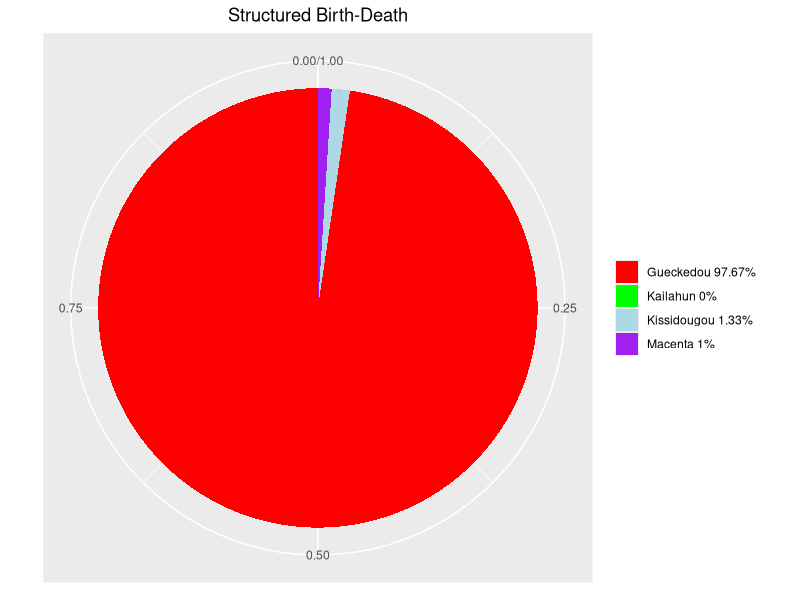
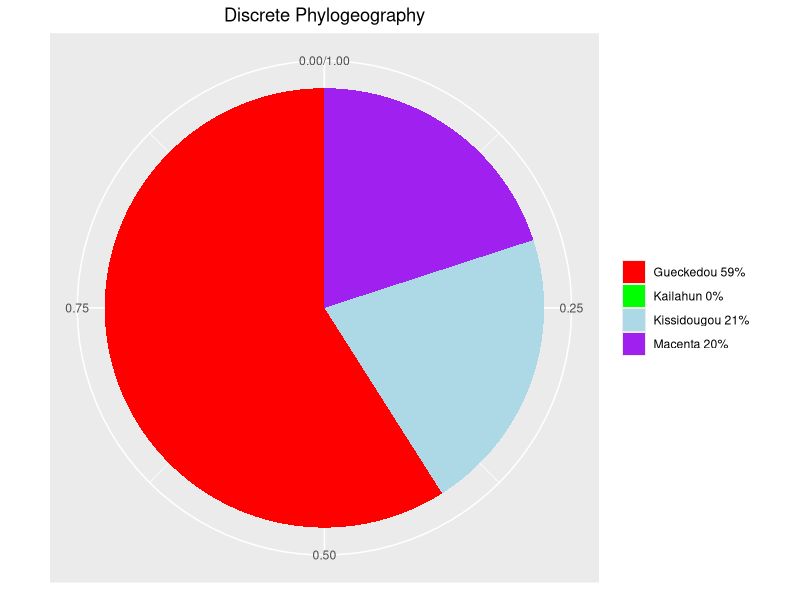
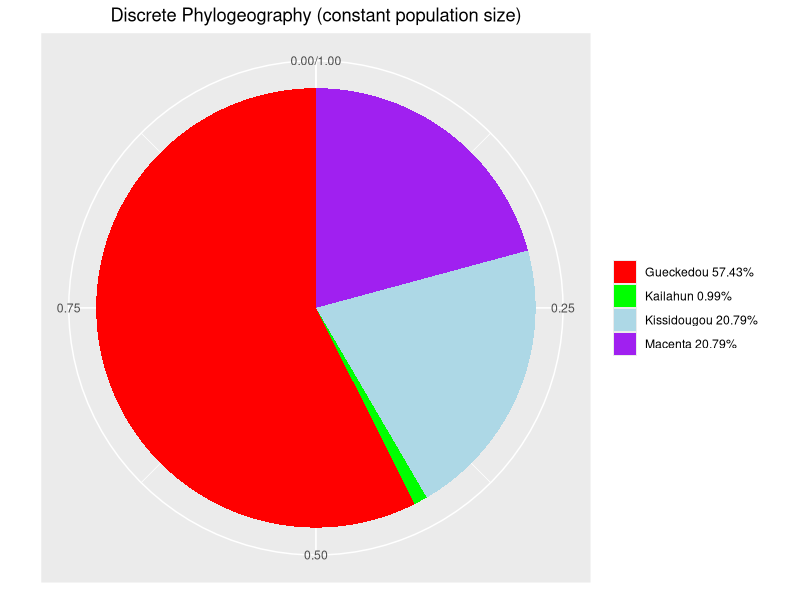
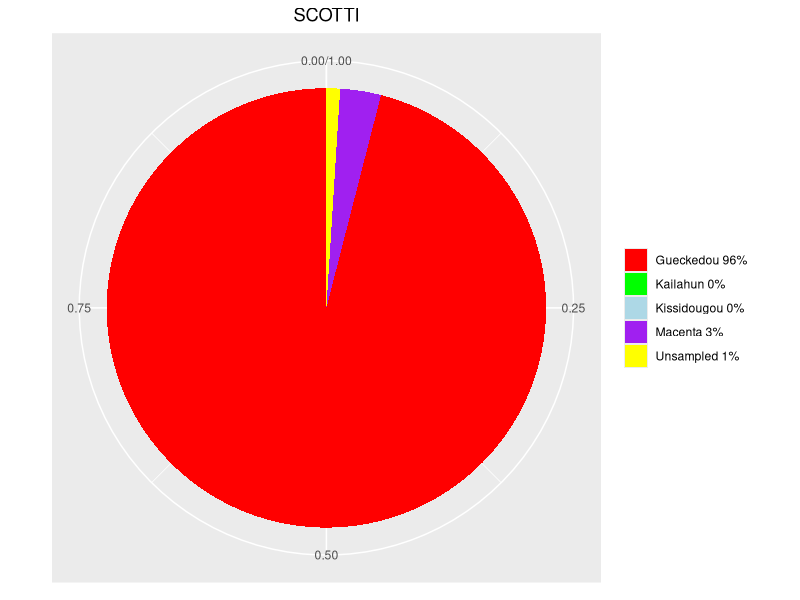

Reproduce these figures in R, in order.
# Pie Chart with Percentages
library(ggplot2)

# Structured Birth-Death
kissidougou =  0.0133
gueckedou =  0.9767
macenta =  0.01
kailahun = 0
slices <- c(kissidougou, gueckedou, macenta, kailahun) 
lbls <- c("Kissidougou", "Gueckedou", "Macenta", "Kailahun")
cols <- c("red", "green", "light blue", "purple")

# pct <- round(slices/sum(slices)*100)
# lbls <- paste(lbls, pct) # add percents to labels 
# lbls <- paste(lbls,"%",sep="") # ad % to labels 
# pie(slices,labels = lbls, col=cols, main="Structured Birth-Death", radius = 1, cex = 0.3)


df <- data.frame(
  group = c("Kissidougou 1.33%", "Gueckedou 97.67%", "Macenta 1%", "Kailahun 0%"),
  value = c(kissidougou, gueckedou, macenta, kailahun)
)
# Barplot
bp <- ggplot(df, aes(x="", y=value, fill=group)) +
      geom_bar(width = 1, stat = "identity") + 
      #guides(fill=guide_legend(title=NULL)) + 
      theme(legend.title=element_blank(),
            plot.title = element_text(hjust = 0.5),
            axis.title.x=element_blank(),
            axis.ticks.x=element_blank(), 
            axis.title.y=element_blank(),
            axis.ticks.y=element_blank()) +
      ggtitle("Structured Birth-Death")
pie <- bp + coord_polar("y", start=0) + scale_fill_manual(values=cols) 
pie

# Discrete Phylogeography
kissidougou =  0.21
gueckedou =  0.59
macenta =  0.2
kailahun = 0

slices <- c(kissidougou, gueckedou, macenta, kailahun) 
lbls <- c("Kissidougou", "Gueckedou", "Macenta", "Kailahun")
cols <- c("red", "green", "light blue", "purple")

df <- data.frame(
  group = c("Kissidougou 21%", "Gueckedou 59%", "Macenta 20%", "Kailahun 0%"),
  value = c(kissidougou, gueckedou, macenta, kailahun)
)
# Barplot
bp <- ggplot(df, aes(x="", y=value, fill=group)) +
  geom_bar(width = 1, stat = "identity") + 
  #guides(fill=guide_legend(title=NULL)) + 
  theme(legend.title=element_blank(),
        plot.title = element_text(hjust = 0.5),
        axis.title.x=element_blank(),
        axis.ticks.x=element_blank(), 
        axis.title.y=element_blank(),
        axis.ticks.y=element_blank()) +
  ggtitle("Discrete Phylogeography")
pie <- bp + coord_polar("y", start=0) + scale_fill_manual(values=cols) 
pie

# Discrete Phylogeography constant
kissidougou =  0.2079
gueckedou =  0.5743
macenta =  0.2079
kailahun = 0.0099

slices <- c(kissidougou, gueckedou, macenta, kailahun) 
lbls <- c("Kissidougou", "Gueckedou", "Macenta", "Kailahun")
cols <- c("red", "green", "light blue", "purple")

df <- data.frame(
  group = c("Kissidougou 20.79%", "Gueckedou 57.43%", "Macenta 20.79%", "Kailahun 0.99%"),
  value = c(kissidougou, gueckedou, macenta, kailahun)
)
# Barplot
bp <- ggplot(df, aes(x="", y=value, fill=group)) +
  geom_bar(width = 1, stat = "identity") + 
  #guides(fill=guide_legend(title=NULL)) + 
  theme(legend.title=element_blank(),
        plot.title = element_text(hjust = 0.5),
        axis.title.x=element_blank(),
        axis.ticks.x=element_blank(), 
        axis.title.y=element_blank(),
        axis.ticks.y=element_blank()) +
  ggtitle("Discrete Phylogeography (constant population size)")
pie <- bp + coord_polar("y", start=0) + scale_fill_manual(values=cols) 
pie

# Scotti
kissidougou =  0
gueckedou =  0.96
macenta =  0.03
kailahun = 0
unsampled = 0.01

slices <- c(kissidougou, gueckedou, macenta, kailahun, unsampled) 
lbls <- c("Kissidougou", "Gueckedou", "Macenta", "Kailahun", "Unsampled")
cols <- c("red", "green", "light blue", "purple", "yellow")

df <- data.frame(
  group = c("Kissidougou 0%", "Gueckedou 96%", "Macenta 3%", "Kailahun 0%", "Unsampled 1%"),
  value = c(kissidougou, gueckedou, macenta, kailahun, unsampled)
)
# Barplot
bp <- ggplot(df, aes(x="", y=value, fill=group)) +
  geom_bar(width = 1, stat = "identity") + 
  #guides(fill=guide_legend(title=NULL)) + 
  theme(legend.title=element_blank(),
        plot.title = element_text(hjust = 0.5),
        axis.title.x=element_blank(),
        axis.ticks.x=element_blank(), 
        axis.title.y=element_blank(),
        axis.ticks.y=element_blank()) +
  ggtitle("SCOTTI")
pie <- bp + coord_polar("y", start=0) + scale_fill_manual(values=cols) 

pie

